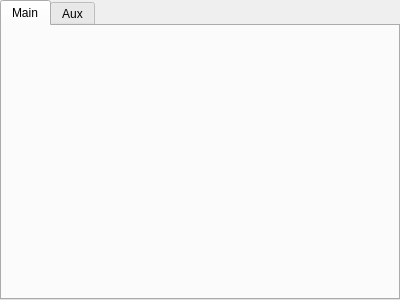
<?xml version="1.0" encoding="UTF-8"?>
<ui version="4.0">
 <class>MemoryContainer</class>
 <widget class="QTabWidget" name="MemoryContainer">
  <property name="geometry">
   <rect>
    <x>0</x>
    <y>0</y>
    <width>400</width>
    <height>300</height>
   </rect>
  </property>
  <property name="windowTitle">
   <string>Memory</string>
  </property>
  <property name="currentIndex">
   <number>0</number>
  </property>
  <widget class="QWidget" name="tabMain">
   <attribute name="title">
    <string>Main</string>
   </attribute>
   <layout class="QGridLayout" name="gridLayout">
    <item row="0" column="0">
     <widget class="QHexView" name="main" native="true"/>
    </item>
   </layout>
  </widget>
  <widget class="QWidget" name="tabAux">
   <attribute name="title">
    <string>Aux</string>
   </attribute>
   <layout class="QGridLayout" name="gridLayout_2">
    <item row="0" column="0">
     <widget class="QHexView" name="aux" native="true"/>
    </item>
   </layout>
  </widget>
 </widget>
 <customwidgets>
  <customwidget>
   <class>QHexView</class>
   <extends>QWidget</extends>
   <header>QHexView/qhexview.h</header>
   <container>1</container>
  </customwidget>
 </customwidgets>
 <resources/>
 <connections/>
</ui>
